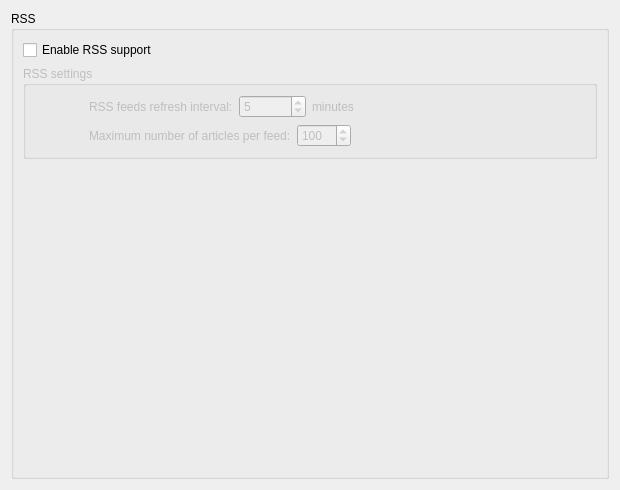
           <widget class="QWidget" name="scrollAreaWidgetContents_8">
            <property name="geometry">
             <rect>
              <x>0</x>
              <y>0</y>
              <width>620</width>
              <height>490</height>
             </rect>
            </property>
            <layout class="QVBoxLayout" name="verticalLayout_24">
             <item>
              <widget class="QGroupBox" name="groupRSS">
               <property name="title">
                <string>RSS</string>
               </property>
               <layout class="QVBoxLayout" name="_12">
                <item>
                 <widget class="QCheckBox" name="checkEnableRSS">
                  <property name="text">
                   <string>Enable RSS support</string>
                  </property>
                 </widget>
                </item>
                <item>
                 <widget class="QGroupBox" name="groupRSSSettings">
                  <property name="enabled">
                   <bool>false</bool>
                  </property>
                  <property name="title">
                   <string>RSS settings</string>
                  </property>
                  <layout class="QVBoxLayout" name="_13">
                   <item>
                    <layout class="QHBoxLayout" name="_14">
                     <item>
                      <widget class="QLabel" name="label_4">
                       <property name="minimumSize">
                        <size>
                         <width>48</width>
                         <height>48</height>
                        </size>
                       </property>
                       <property name="maximumSize">
                        <size>
                         <width>48</width>
                         <height>48</height>
                        </size>
                       </property>
                       <property name="text">
                        <string/>
                       </property>
                       <property name="pixmap">
                        <pixmap resource="../icons.qrc">:/Icons/rss32.png</pixmap>
                       </property>
                       <property name="scaledContents">
                        <bool>true</bool>
                       </property>
                      </widget>
                     </item>
                     <item>
                      <layout class="QVBoxLayout" name="_15">
                       <item>
                        <layout class="QHBoxLayout" name="_16">
                         <item>
                          <widget class="QLabel" name="label">
                           <property name="text">
                            <string>RSS feeds refresh interval:</string>
                           </property>
                          </widget>
                         </item>
                         <item>
                          <widget class="QSpinBox" name="spinRSSRefresh">
                           <property name="minimum">
                            <number>1</number>
                           </property>
                           <property name="maximum">
                            <number>999999</number>
                           </property>
                           <property name="value">
                            <number>5</number>
                           </property>
                          </widget>
                         </item>
                         <item>
                          <widget class="QLabel" name="label_2">
                           <property name="text">
                            <string>minutes</string>
                           </property>
                          </widget>
                         </item>
                         <item>
                          <spacer>
                           <property name="orientation">
                            <enum>Qt::Horizontal</enum>
                           </property>
                           <property name="sizeHint" stdset="0">
                            <size>
                             <width>40</width>
                             <height>20</height>
                            </size>
                           </property>
                          </spacer>
                         </item>
                        </layout>
                       </item>
                       <item>
                        <layout class="QHBoxLayout" name="_17">
                         <item>
                          <widget class="QLabel" name="label_3">
                           <property name="text">
                            <string>Maximum number of articles per feed:</string>
                           </property>
                          </widget>
                         </item>
                         <item>
                          <widget class="QSpinBox" name="spinRSSMaxArticlesPerFeed">
                           <property name="maximum">
                            <number>9999</number>
                           </property>
                           <property name="value">
                            <number>100</number>
                           </property>
                          </widget>
                         </item>
                         <item>
                          <spacer>
                           <property name="orientation">
                            <enum>Qt::Horizontal</enum>
                           </property>
                           <property name="sizeHint" stdset="0">
                            <size>
                             <width>40</width>
                             <height>20</height>
                            </size>
                           </property>
                          </spacer>
                         </item>
                        </layout>
                       </item>
                      </layout>
                     </item>
                    </layout>
                   </item>
                  </layout>
                 </widget>
                </item>
                <item>
                 <spacer name="verticalSpacer_3">
                  <property name="orientation">
                   <enum>Qt::Vertical</enum>
                  </property>
                  <property name="sizeHint" stdset="0">
                   <size>
                    <width>20</width>
                    <height>40</height>
                   </size>
                  </property>
                 </spacer>
                </item>
               </layout>
              </widget>
             </item>
            </layout>
           </widget>
